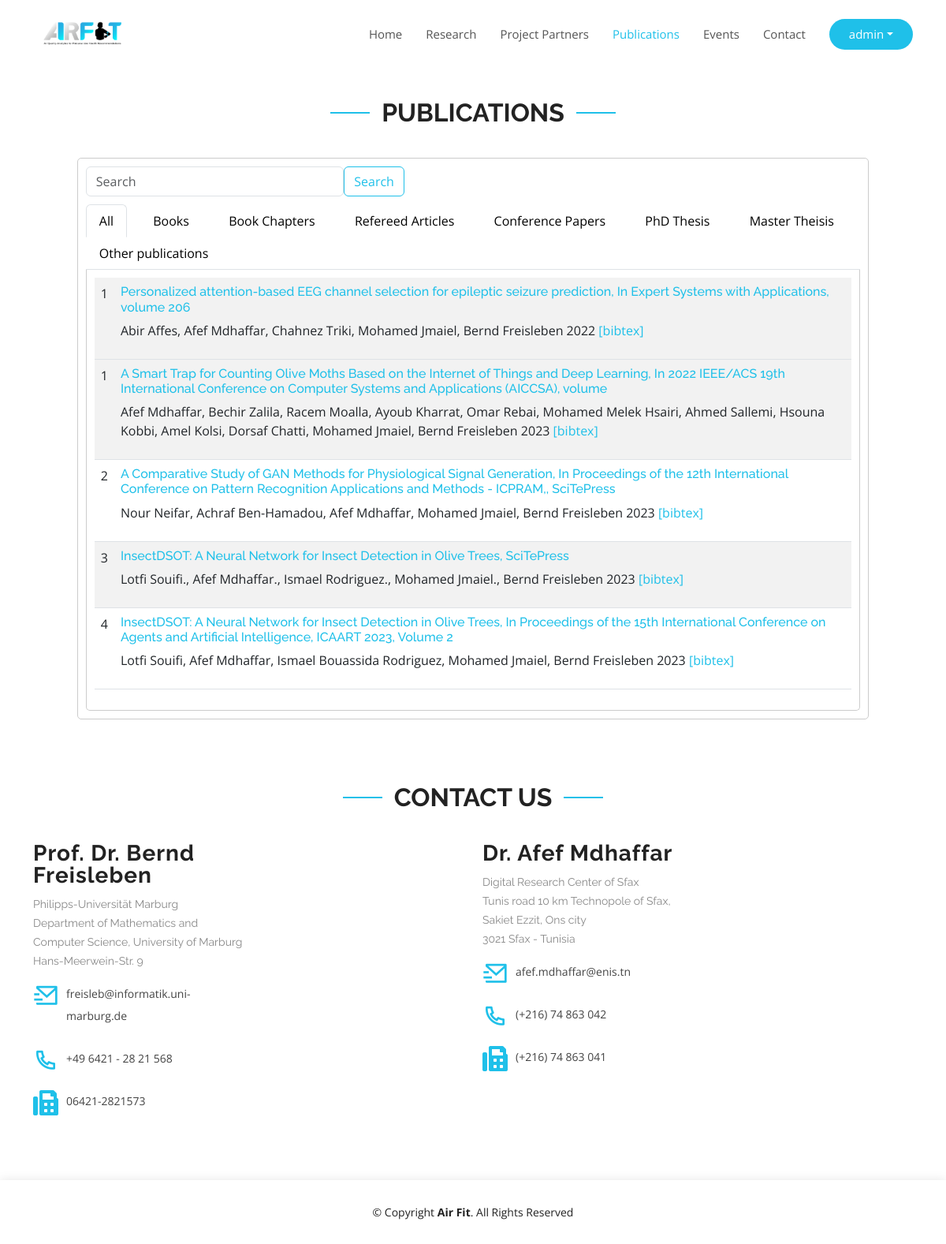
Page /publications/ (signed in) on the committed database.
### events/models.py (models this page shows, shortened)
class Article(models.Model):
    title = models.CharField(max_length=200, null=True)
    article_type = models.CharField(max_length=200, choices=ARTICLE_TYPES)
    authors = models.CharField(max_length=200, null=True)
    publication_date = models.IntegerField(null=True)
    document = models.FileField(upload_to=upload_to, null=True, blank=True)
    links = models.URLField(blank=True)
    bibtex = models.TextField(blank=True)

### events/views.py (the view)
# urls.py: path('publications/', views.publications, name='publications'),
def publications(request):
    articles = Article.objects.filter(document__isnull=False)
    context = {}
    for article_type, _ in ARTICLE_TYPES:
        filtered_articles = articles.filter(article_type=article_type)
        print(f"Number of {article_type}: {filtered_articles.count()}")
        context[article_type] = filtered_articles
    return render(request, 'main/publications.html', context)

### events/templates/main/publications.html (shortened to what this page needs)
<!DOCTYPE html>
<html lang="en">
{% load static %}
<head>
  <link href="{% static 'vendor/aos/aos.css' %}" rel="stylesheet">
  <link href="{% static 'vendor/bootstrap/css/bootstrap.min.css' %}" rel="stylesheet">
  <link href="{% static 'vendor/bootstrap-icons/bootstrap-icons.css' %}" rel="stylesheet">
  <link href="{% static 'vendor/boxicons/css/boxicons.min.css' %}" rel="stylesheet">
  <link href="{% static 'vendor/glightbox/css/glightbox.min.css' %}" rel="stylesheet">
  <link href="{% static 'vendor/remixicon/remixicon.css' %}" rel="stylesheet">
  <link href="{% static 'vendor/swiper/swiper-bundle.min.css' %}" rel="stylesheet">
  <link href="{% static 'css/style.css' %}" rel="stylesheet">
  <link rel="stylesheet" href="https://cdnjs.cloudflare.com/ajax/libs/font-awesome/5.15.3/css/all.min.css">
</head>
<body>
   <header id="header" class="fixed-top d-flex align-items-center">
    <div class="container d-flex align-items-center justify-content-between">
      <div class="logo">
        <a href="{% url 'index'%}"><img src="{% static 'img/logo.png'%}" alt="" class="img-fluid"></a>
      </div>
      <nav id="navbar" class="navbar">
        <ul>
          <li><a class="nav-link scrollto" href="{% url 'index'%}#hero">Home</a></li>
          <li><a class="nav-link scrollto" href="{% url 'index'%}#objectives">Research</a></li>
          <li><a class="nav-link scrollto" href="{% url 'index'%}#partners">Project Partners</a></li>
          <li><a class="nav-link scrollto active " href="{% url 'publications'%}">Publications</a></li>
          <li><a class="nav-link scrollto" href="{% url 'index'%}event.html">Events</a></li>
          <li><a class="nav-link scrollto" href="{% url 'index'%}#contact">Contact</a></li>
          {% if user.is_authenticated %}
          <li class="nav-item dropdown">
            <a class="getstarted nav-link dropdown-toggle text-white"  id="navbarDropdownMenuLink" role="button" data-toggle="dropdown" aria-haspopup="true" aria-expanded="false">
              {{ user.username }}
            </a>
          </li>
          {% else %}
            <li><a class="getstarted scrollto" href="{% url 'login' %}">Login</a></li>
          {% endif %}
        </ul>
      </nav>
    </div>
  </header>
<main id="main" style="padding-top:120px;" >
  <div class="container "data-aos="fade-up" >
    <div class="section-title  mt-1"  >
      <h2>Publications</h2>
    </div>
        <div id="custom-component" >
          <div class="card">
            <div class="search-box">
              <div class="col-4 ">
                <input class="form-control " type="search" id="searchInput" placeholder="Search" aria-label="Search">
              </div>
              <div class="col-4">
                <button onclick="performSearch()" class="btn btn-outline-primary" type="button">Search</button>
              </div>
            </div>
            <ul class="nav nav-tabs d-flex" id="myTabjustified" role="tablist">
                <li class="nav-item flex-fill" role="presentation">
                    <button class="nav-link active" id="all-tab" onclick="showByClass('all')" style="color: #000;">All</button>
                  </li>
                  <li class="nav-item flex-fill" role="presentation">
                    <button class="nav-link" id="book-tab" onclick="showByClass('book')" style="color: #000;">Books</button>
                  </li>
                  <li class="nav-item flex-fill" role="presentation">
                    <button class="nav-link" id="book_chapters-tab" onclick="showByClass('book_chapters')" style="color: #000;">Book Chapters</button>
                  </li>
                  <li class="nav-item flex-fill" role="presentation">
                    <button class="nav-link" id="refereed_art-tab" onclick="showByClass('refereed_articles')" style="color: #000;">Refereed Articles</button>
                  </li>
                  <li class="nav-item flex-fill" role="presentation">
                    <button class="nav-link" id="conference_paper-tab" onclick="showByClass('conference_papers')" style="color: #000;">Conference Papers </button>
                  </li>
                  <li class="nav-item flex-fill" role="presentation">
                    <button class="nav-link" id="phd_thesis-tab" onclick="showByClass('phd_thesis')" style="color: #000;">PhD Thesis</button>
                  </li>
                  <li class="nav-item flex-fill" role="presentation">
                    <button class="nav-link" id="master_theisis" onclick="showByClass('master_theisis')" style="color: #000;">Master Theisis</button>
                  </li>
                  <li class="nav-item flex-fill" role="presentation">
                    <button class="nav-link " id="other_publications" onclick="showByClass('other_publications')" style="color: #000;">Other publications</button>
                  </li>
            </ul>
            <div class="card-content">
              <div class="tab-content active">
                  <table class="table table-striped">
                      <tbody>
                        {% for article in refereed_articles %}
                        <tr class="refereed_articles">
                            <td>{{ forloop.counter }}</td>
                            <td class="contenu">
                                <h6 style="color: #1FC0E9;">{{ article.title }}</h6>
                                <p>{{ article.authors }}{{ article.place }} {{ article.publication_date }}
                                    <a href="{% url 'generate_bibtex' article.id %}" style="color: #1FC0E9;" target="_blank">[bibtex]</a>
                                </p>
                            </td>
                        </tr>
                        {% endfor %}
                      </tbody>
                      <tbody>
                        {% for article in conference_papers %}
                        <tr class="conference_papers">
                            <td>{{ forloop.counter }}</td>
                            <td class="contenu">
                                <h6 style="color: #1FC0E9;">{{ article.title }}</h6>
                                <p>{{ article.authors }}{{ article.place }} {{ article.publication_date }}
                                    <a href="{% url 'generate_bibtex' article.id %}" style="color: #1FC0E9;" target="_blank">[bibtex]</a>
                                </p>
                            </td>
                        </tr>
                        {% endfor %}
                      </tbody>
                  </table>
              </div>
          </div>
      </div>
  </div>
</div>
        <section id="contact" class="contact">
          <div class="container">
            <div class="section-title" data-aos="fade-up">
              <h2>Contact Us</h2>
            </div>
            <div class="row">
            <div class="col">
              <div class="col-lg-6 col-md-6" data-aos="fade-up" data-aos-delay="100">
                <div class="contact-about">
                  <h3 >Prof. Dr. Bernd Freisleben</h3>
                  <p>Philipps-Universität Marburg <br>
                    Department of Mathematics and Computer Science, University of Marburg <br>Hans-Meerwein-Str. 9</p>
                </div>
              </div>
              <div  class="col-lg-6 col-md-6" data-aos="fade-up" data-aos-delay="200">
                <div class="info">
                  <div>
                    <i class="ri-mail-send-line"></i>
                    <p> freisleb@informatik.uni-marburg.de</p>
                  </div>
                  <div>
                    <i class="ri-phone-line"></i>
                    <p>+49 6421 - 28 21 568</p>
                  </div>
                  <div>
                    <i class="fa fa-fax"></i>
                    <p>06421-2821573</p>
                  </div>
                </div>
              </div>
            </div>
            <div class="col">
              <div class="col-lg-6  col-md-6" data-aos="fade-up" data-aos-delay="100">
                <div class="contact-about">
                  <h3 >Dr. Afef Mdhaffar</h3>
                  <p>Digital Research Center of Sfax
                    <br>Tunis road 10 km Technopole of Sfax, Sakiet Ezzit, Ons city <br>
                    3021 Sfax - Tunisia </p>
                </div>
              </div>
              <div  class="col-lg-6 col-md-6" data-aos="fade-up" data-aos-delay="200">
                <div class="info">
                  <div>
                    <i class="ri-mail-send-line"></i>
                    <p>afef.mdhaffar@enis.tn</p>
                  </div>
                  <div>
                    <i class="ri-phone-line"></i>
                    <p>(+216) 74 863 042</p>
                  </div>
                  <div>
                    <i class="fa fa-fax"></i>
                    <p>(+216) 74 863 041</p>
                  </div>
                </div>
              </div>
            </div>
            </div>
          </div>
        </section>
</main>
<footer id="footer">
  <div class="container">
    <div class="row d-flex align-items-center">
      <div class="col-lg-12 text-lg-left text-center">
        <div class="copyright">
          &copy; Copyright <strong>Air Fit</strong>. All Rights Reserved
        </div>
      </div>
    </div>
  </div>
</footer>
</body>
</html>

### events/static/css/style.css (style rules this page uses)
.btn.btn-outline-primary { color: #1FC0E9; border-color: #1FC0E9; }
body { font-family: "Open Sans", sans-serif; color: #444444; }
a { color: #1FC0E9; text-decoration: none; }
h1, h2, h3, h4, h5, h6 { font-family: "Raleway", sans-serif; }
#header { z-index: 997; transition: all 0.5s; padding: 22px 0; background: #fff; }
#header .logo img { padding: 0; margin: 0; max-height: 40px; }
.navbar { padding: 0; }
.navbar ul { margin: 0; padding: 0; display: flex; list-style: none; align-items: center; }
.navbar li { position: relative; }
.navbar a, .navbar a:focus { display: flex; align-items: center; justify-content: space-between; padding: 10px 0 10px 30px; font-size: 15px; font-weight: 400; color: #555555; white-space: nowrap; transition: 0.3s; }
.navbar a:hover, .navbar .active, .navbar .active:focus, .navbar li:hover>a { color: #1FC0E9; }
.navbar .getstarted, .navbar .getstarted:focus { background: #1FC0E9; padding: 8px 25px; margin-left: 30px; border-radius: 50px; color: #fff; }
section { padding: 60px 0; overflow: hidden; }
.section-title { text-align: center; padding-bottom: 30px; margin-top: 20px; }
.section-title h2 { font-size: 32px; font-weight: bold; text-transform: uppercase; position: relative; color: #222222; }
.section-title h2::before, .section-title h2::after { content: ""; width: 50px; height: 2px; background: #1FC0E9; display: inline-block; }
.section-title h2::before { margin: 0 15px 10px 0; }
.section-title h2::after { margin: 0 0 10px 15px; }
.contact .contact-about h3 { font-size: 28px; margin: 0 0 10px 0; padding: 0; line-height: 1; font-weight: 700; letter-spacing: 1px; color: #222222; }
.contact .contact-about p { font-size: 14px; line-height: 24px; font-family: "Raleway", sans-serif; color: #888; }
.contact .info { color: #444444; }
.contact .info i { font-size: 32px; color: #1FC0E9; float: left; line-height: 1; }
.contact .info p { padding: 0 0 10px 42px; line-height: 28px; font-size: 14px; }
#footer { background: #fff; box-shadow: 0px 0px 12px 0px rgba(0, 0, 0, 0.1); padding: 30px 0; color: #222222; font-size: 14px; }

### events/templates/main/publications.html (style rules this page uses)
.card { width: 90%; border: 1px solid #ccc; border-radius: 5px; padding: 10px; margin: 0 auto; }
.tab-content { display: none; }
.tab-content.active { display: block; }
.card-content { padding: 10px; border: 1px solid #ccc; border-top: none; border-radius: 0 0 5px 5px; }
.search-box { display: flex; margin-bottom: 10px; }
.search-box .form-control { flex: 1; }
.table { background-color: #fff; }

### rows in the picture
Article: title "Personalized attention-based EEG channel selection for epileptic seizure prediction, In Expert Systems with Applications, volume 206", authors "Abir Affes, Afef Mdhaffar, Chahnez Triki, Mohamed Jmaiel, Bernd Freisleben", publication_date "2022"
Article: title "A Smart Trap for Counting Olive Moths Based on the Internet of Things and Deep Learning, In 2022 IEEE/ACS 19th International Conference on Computer Systems and Applications (AICCSA), volume", authors "Afef Mdhaffar, Bechir Zalila, Racem Moalla, Ayoub Kharrat, Omar Rebai, Mohamed Melek Hsairi, Ahmed Sallemi, Hsouna Kobbi, Amel Kolsi, Dorsaf Chatti, Mohamed Jmaiel, Bernd Freisleben", publication_date "2023"
Article: title "A Comparative Study of GAN Methods for Physiological Signal Generation, In Proceedings of the 12th International Conference on Pattern Recognition Applications and Methods - ICPRAM,, SciTePress", authors "Nour Neifar, Achraf Ben-Hamadou, Afef Mdhaffar, Mohamed Jmaiel, Bernd Freisleben", publication_date "2023"
Article: title "InsectDSOT: A Neural Network for Insect Detection in Olive Trees, SciTePress", authors "Lotfi Souifi., Afef Mdhaffar., Ismael Rodriguez., Mohamed Jmaiel., Bernd Freisleben", publication_date "2023"
Article: title "InsectDSOT: A Neural Network for Insect Detection in Olive Trees, In Proceedings of the 15th International Conference on Agents and Artificial Intelligence, ICAART 2023, Volume 2", authors "Lotfi Souifi, Afef Mdhaffar, Ismael Bouassida Rodriguez, Mohamed Jmaiel, Bernd Freisleben", publication_date "2023"

### other values in the picture
{{ user.username }} "admin"
